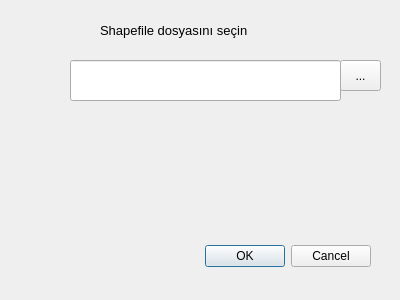
<?xml version="1.0" encoding="UTF-8"?>
<ui version="4.0">
 <class>group10DialogBase</class>
 <widget class="QDialog" name="group10DialogBase">
  <property name="geometry">
   <rect>
    <x>0</x>
    <y>0</y>
    <width>400</width>
    <height>300</height>
   </rect>
  </property>
  <property name="windowTitle">
   <string>group10</string>
  </property>
  <widget class="QDialogButtonBox" name="button_box">
   <property name="geometry">
    <rect>
     <x>30</x>
     <y>240</y>
     <width>341</width>
     <height>32</height>
    </rect>
   </property>
   <property name="orientation">
    <enum>Qt::Horizontal</enum>
   </property>
   <property name="standardButtons">
    <set>QDialogButtonBox::Cancel|QDialogButtonBox::Ok</set>
   </property>
  </widget>
  <widget class="QLineEdit" name="lineEdit">
   <property name="geometry">
    <rect>
     <x>70</x>
     <y>60</y>
     <width>271</width>
     <height>41</height>
    </rect>
   </property>
  </widget>
  <widget class="QLabel" name="label">
   <property name="geometry">
    <rect>
     <x>100</x>
     <y>20</y>
     <width>191</width>
     <height>21</height>
    </rect>
   </property>
   <property name="font">
    <font>
     <pointsize>10</pointsize>
    </font>
   </property>
   <property name="text">
    <string>Shapefile dosyasını seçin</string>
   </property>
  </widget>
  <widget class="QToolButton" name="toolButton">
   <property name="geometry">
    <rect>
     <x>340</x>
     <y>60</y>
     <width>41</width>
     <height>31</height>
    </rect>
   </property>
   <property name="text">
    <string>...</string>
   </property>
  </widget>
 </widget>
 <resources/>
 <connections>
  <connection>
   <sender>button_box</sender>
   <signal>accepted()</signal>
   <receiver>group10DialogBase</receiver>
   <slot>accept()</slot>
   <hints>
    <hint type="sourcelabel">
     <x>20</x>
     <y>20</y>
    </hint>
    <hint type="destinationlabel">
     <x>20</x>
     <y>20</y>
    </hint>
   </hints>
  </connection>
  <connection>
   <sender>button_box</sender>
   <signal>rejected()</signal>
   <receiver>group10DialogBase</receiver>
   <slot>reject()</slot>
   <hints>
    <hint type="sourcelabel">
     <x>20</x>
     <y>20</y>
    </hint>
    <hint type="destinationlabel">
     <x>20</x>
     <y>20</y>
    </hint>
   </hints>
  </connection>
 </connections>
</ui>
